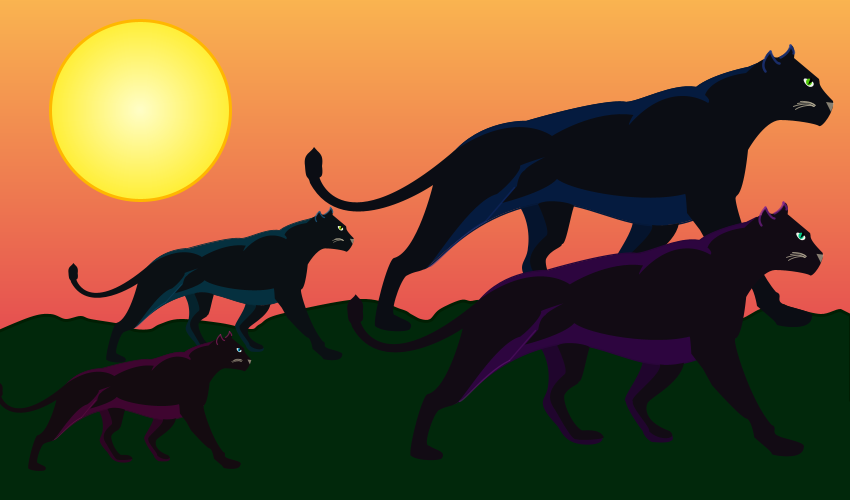
Frame 1 (no input)
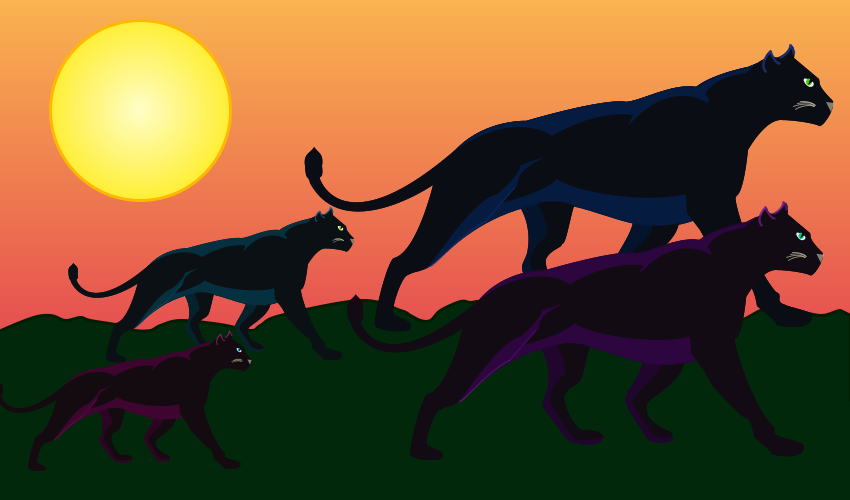
Frame 2 (the mouse pressed at the canvas centre, redrawn once)

The Processing sketch that drew these frames (run headless with seeded random() and noise(); the mouse was pressed at the canvas centre and the sketch redrawn once):

// Processing sketch: processing_12580
// ── processing_12580.pde

// constants
int Y_AXIS = 1;
int X_AXIS = 2;

void setup(){
  size(850, 500);
  smooth();
  background(1,40,11);
  noLoop();
  
  color b1 = color(250,180,80);
  color b2 = color(230,80,80);
  setGradient(0, 0, width, 330, b1, b2, Y_AXIS);
  
  //terrain
  translate(0,-100);
  fill(1,40,11);
  strokeWeight(3);
  stroke(1,30,3);
  beginShape();
  curveVertex(0,435);
  curveVertex(-10,435);
  curveVertex(30,418);
  curveVertex(50,415);
  curveVertex(65,420);
  curveVertex(80,417);
  curveVertex(90,420);
  curveVertex(120,425);
  curveVertex(135,430);
  curveVertex(150,430);
  curveVertex(160,425);
  curveVertex(180,420);
  curveVertex(220,424);
  curveVertex(250,430);
  curveVertex(260,425);
  curveVertex(280,415);
  curveVertex(360,400);
  curveVertex(400,410);
  curveVertex(410,415);
  curveVertex(420,420);
  curveVertex(430,420);
  curveVertex(440,410);
  curveVertex(460,401);
  curveVertex(470,402);
  curveVertex(480,401);
  curveVertex(500,405);
  curveVertex(530,420);
  curveVertex(550,430);
  curveVertex(580,415);
  curveVertex(610,418);
  curveVertex(630,423);
  curveVertex(670,405);
  curveVertex(700,415);
  curveVertex(710,425);
  curveVertex(740,420);
  curveVertex(760,410);
  curveVertex(780,405);
  curveVertex(790,408);
  curveVertex(820,415);
  curveVertex(840,410);
  curveVertex(850,415);
  vertex(850,415);
  vertex(850,500);
  endShape();
  
}

  //linear gradients
void setGradient(int x, int y, float w, float h, color c1, color c2, int axis ){
  
  float deltaR = red(c2)-red(c1);
  float deltaG = green(c2)-green(c1);
  float deltaB = blue(c2)-blue(c1);
  
  if(axis == Y_AXIS){
    for (int i=x; i<=(x+w); i++){
    for (int j = y; j<=(y+h); j++){
        color c = color(
        (red(c1)+(j-y)*(deltaR/h)),
        (green(c1)+(j-y)*(deltaG/h)),
        (blue(c1)+(j-y)*(deltaB/h)) 
          );
        set(i, j, c);
      }
    }  
  }
   else if(axis == X_AXIS){
    // column 
    for (int i=y; i<=(y+h); i++){
      // row
      for (int j = x; j<=(x+w); j++){
        color c = color(
        (red(c1)+(j-x)*(deltaR/h)),
        (green(c1)+(j-x)*(deltaG/h)),
        (blue(c1)+(j-x)*(deltaB/h)) 
          );
        set(j, i, c);
      }
    }  
  }
  
   //sun gradient
  int radius = 90;
  
  for (int i=radius+50; i<250; i+=radius*2){
    for (int j=radius+20; j<200;j+=radius*2){
      createGradient(i, j, radius, color(255,254,200),
      color(255,239,54));      
    }
  }
}

void createGradient (float x, float y, float radius, color c1, color c2){
  float px = 0, py = 0, angle = 0;

  float deltaR = red(c2)-red(c1);
  float deltaG = green(c2)-green(c1);
  float deltaB = blue(c2)-blue(c1);
  float gapFiller = 8.0;

  for (int i=0; i< radius; i++){
    for (float j=0; j<360; j+=1.0/gapFiller){
      px = x+cos(radians(angle))*i;
      py = y+sin(radians(angle))*i;
      angle+=1.0/gapFiller;
      color c = color(
      (red(c1)+(i)*(deltaR/radius)),
      (green(c1)+(i)*(deltaG/radius)),
      (blue(c1)+(i)*(deltaB/radius)) 
        );
      set(int(px), int(py), c);      
    }
  }
  
  //sun
  noFill();
  strokeWeight(3);
  stroke(255,183,0);
  ellipse(x, y, radius*2, radius*2);
  
}

void draw(){
  scale(1);
  translate(190,-90);
  panther(621,167,217);
  scale(.9);
  translate(60,190);
  panther(621,167,280);
  scale(.6);
  translate(-440,100);
  panther(621,167,195);
  scale(.9);
  translate(-140,270);
  panther(621,167,315);
  
}





void panther(int x, int y, int s){
  colorMode(HSB,360,100,100);
  
  //panther color accent
  fill(s,88,18);
  noStroke();
  beginShape();
  vertex(442,303);
  vertex(473,313);
  vertex(439,355);
  vertex(458,389);
  vertex(476,394);
  bezierVertex(476,394,478,399,474,400);
  bezierVertex(470,403,453,401,453,401);
  bezierVertex(453,401,445,397,443,389);
  bezierVertex(425,365,424,356,424,356);
  bezierVertex(418,352,450,318,442,303);
  endShape();
  
  beginShape();
  vertex(328,294);
  vertex(353,287);
  vertex(368,325);
  vertex(344,354);
  vertex(367,391);
  vertex(398,395);
  bezierVertex(398,395,402,403,384,404);
  bezierVertex(356,405,353,389,348,383);
  bezierVertex(320,353,337,356,338,337);
  bezierVertex(338,337,342,314,328,294);
  endShape();
  
  fill(s+1,91,25);
  strokeWeight(1.5);
  stroke(s+1,90,23);
  beginShape();
  vertex(569,152);
  vertex(545,286);
  bezierVertex(461,349,419,291,354,292);
  bezierVertex(278,305,249,353,234,358);
  vertex(261,245);
  bezierVertex(290,209,336,211,336,211);
  bezierVertex(336,211,413,188,436,192);
  bezierVertex(451,191,482,173,506,177);
  bezierVertex(522,164,558,157,558,157);
  vertex(570,152);
  endShape();
  
  //panther dark form
  fill(s+9,42,8);
  noStroke();
  beginShape();
  vertex(604,148);
  vertex(629,169);
  bezierVertex(631,173,625,173,643,191);
  bezierVertex(645,201,632,218,629,216);
  bezierVertex(627,214,606,210,590,210);
  bezierVertex(574,211,558,240,558,240);
  bezierVertex(558,240,554,284,546,286);
  bezierVertex(542,288,563,356,586,382);
  bezierVertex(594,385,585,390,593,394);
  bezierVertex(600,398,625,401,622,407);
  bezierVertex(621,421,594,417,587,415);
  bezierVertex(586,412,581,408,581,408);
  bezierVertex(581,408,567,396,567,396);
  bezierVertex(567,396,564,376,558,375);
  bezierVertex(551,373,520,338,520,338);
  vertex(510,320);
  vertex(497,303);
  bezierVertex(497,303,496,283,495,284);
  bezierVertex(456,294,384,282,367,269);
  bezierVertex(356,282,312,293,312,293);
  vertex(327,276);
  bezierVertex(327,276,328,264,335,260);
  bezierVertex(337,256,355,247,355,247);
  bezierVertex(355,247,329,255,330,256);
  bezierVertex(332,259,319,275,307,284);
  bezierVertex(280,291,243,355,236,358);
  bezierVertex(228,363,227,360,216,366);
  bezierVertex(209,373,199,405,205,405);
  bezierVertex(212,410,225,411,220,419);
  bezierVertex(219,422,193,423,185,416);
  bezierVertex(183,406,198,349,204,348);
  bezierVertex(227,342,243,275,243,275);
  bezierVertex(243,275,154,336,120,273);
  bezierVertex(118,264,116,272,115,256);
  bezierVertex(113,243,121,243,124,237);
  bezierVertex(128,243,134,243,132,256);
  bezierVertex(134,271,128,265,130,269);
  bezierVertex(130,269,152,337,264,241);
  bezierVertex(326,198,362,226,362,226);
  bezierVertex(362,226,404,199,444,205);
  bezierVertex(443,204,438,215,439,215);
  bezierVertex(481,167,518,193,518,193);
  bezierVertex(518,193,522,191,515,185);
  bezierVertex(518,176,532,166,556,163);
  bezierVertex(572,148,575,149,575,149);
  bezierVertex(575,145,580,140,581,141);
  bezierVertex(581,140,582,150,589,147);
  bezierVertex(593,145,597,143,601,135);
  bezierVertex(606,137,604,148,604,148);
  endShape();
  
  beginShape();
  vertex(348,294);
  bezierVertex(358,288,383,293,384,296);
  bezierVertex(380,308,376,335,372,334);
  bezierVertex(372,338,361,339,356,349);
  bezierVertex(354,356,363,380,375,388);
  bezierVertex(378,389,395,385,400,396);
  bezierVertex(399,398,376,400,369,398);
  bezierVertex(365,400,353,378,346,366);
  bezierVertex(339,356,334,345,356,326);
  bezierVertex(361,323,351,300,348,294);
  endShape();
  
  beginShape();
  vertex(462,315);
  bezierVertex(474,317,489,313,489,313);
  bezierVertex(485,337,448,353,448,359);
  bezierVertex(448,359,440,377,473,389);
  bezierVertex(484,398,461,401,450,389);
  bezierVertex(453,386,430,363,432,356);
  bezierVertex(427,352,466,325,462,315);
  endShape();
  
  //panther highlights
  strokeWeight(2.5);
  stroke(s+8,78,57,170);
  noFill();
  bezier(575,161,568,152,580,141,580,141);
  bezier(580,141,580,141,584,153,589,153);
  bezier(590,147,590,147,599,143,600,135);
  bezier(600,135,600,135,605,142,603,143);
  
  strokeWeight(1.5);
  stroke(s+9,81,54,80);
  line(324,277,295,311);
  stroke(s+9,81,54,120);
  bezier(295,311,269,324,246,354,239,356);
  
  noStroke();
  fill(104,4,97);
  beginShape();
  vertex(614,169);
  bezierVertex(614,167,627,171,623,176);
  bezierVertex(618,180,612,170,614,169);
  endShape();
  
  fill(s-120,98,79);
  ellipse(619,172,6,7);
  
  fill(0);
  triangle(x,y,623,171,618,175);
  
  noFill();
  strokeWeight(1);
  stroke(44,18,86,170);
  bezier(625,195,620,190,610,191,610,191);
  bezier(624,195,620,190,608,193,607,193);
  bezier(623,196,619,191,605,195,603,196);
  bezier(624,196,618,193,607,197,605,199);
  
  noStroke();
  fill(44,18,86,150);
  triangle(644,193,636,192,641,202);
  
}
